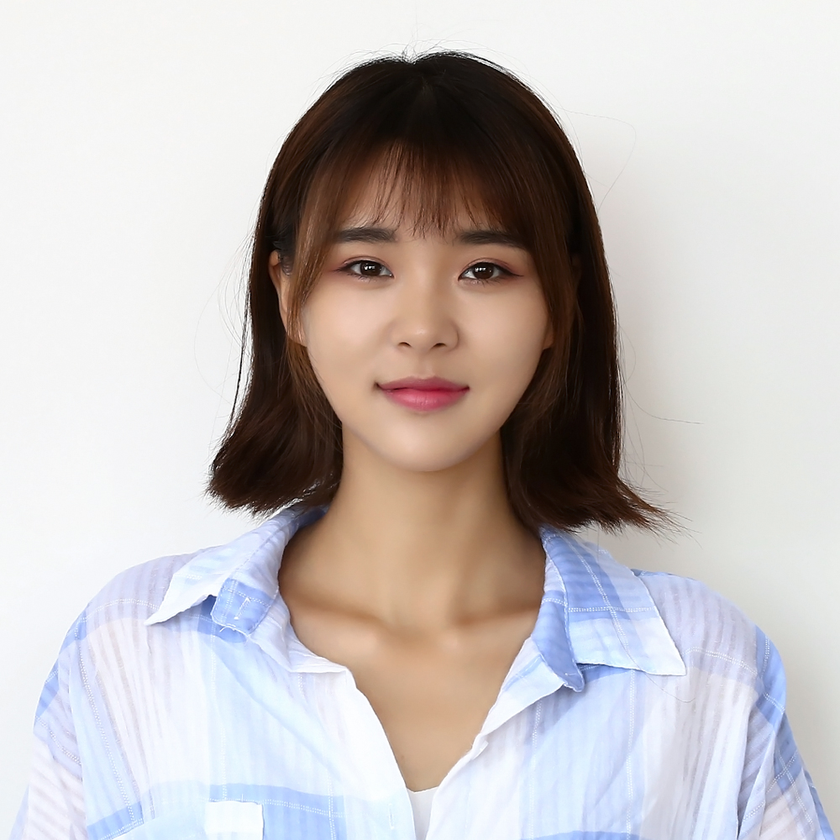
#> input picture 第4章/4/face.png, 840 x 840 px, shrunk from 1000 x 1000 before the run
$ python demo_face.py
#> lines starting #> are read from the running program, lines starting #| are printed output that depends on the picture
import cv2
import numpy as np

img = cv2.imread("face.png")
#> img is the input picture: shape (840, 840, 3); mean B, G, R 189.3, 190.1, 196.4

b_channel, g_channel, r_channel = cv2.split(img)
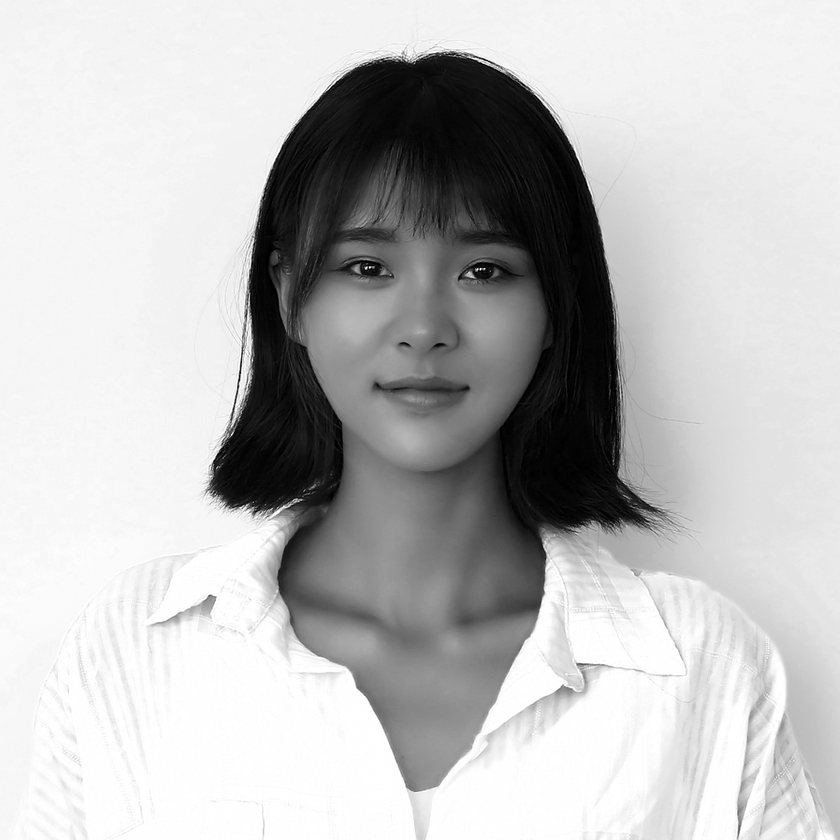
#> b_channel: shape (840, 840); min 0, max 255, mean 189.3
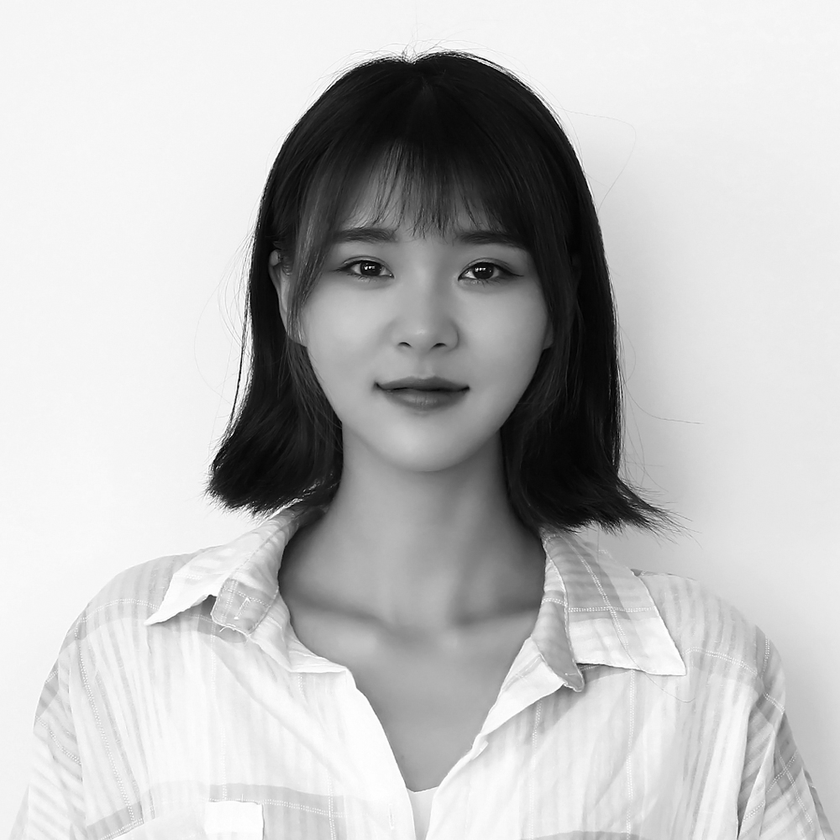
#> g_channel: shape (840, 840); min 0, max 255, mean 190.1
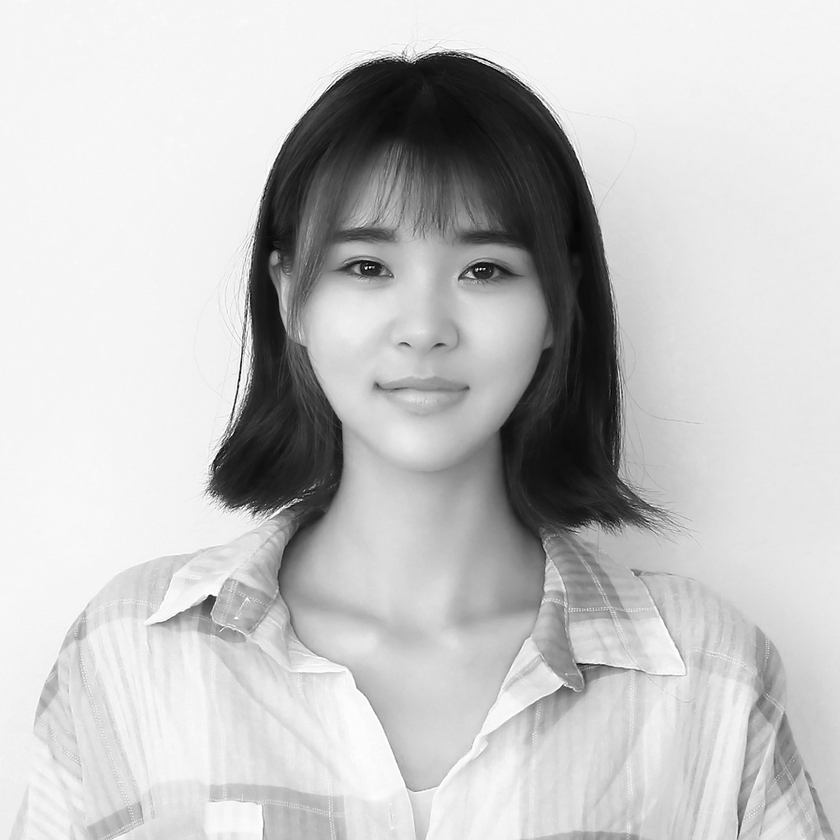
#> r_channel: shape (840, 840); min 0, max 255, mean 196.4

alpha_channel = np.ones(b_channel.shape, dtype=b_channel.dtype) * 255
# 最小值为0
alpha_channel[:, :int(b_channel.shape[0] / 2)] = 100

img_BGRA = cv2.merge((b_channel, g_channel, r_channel, alpha_channel))

cv2.imwrite("lena.png", img_BGRA)
